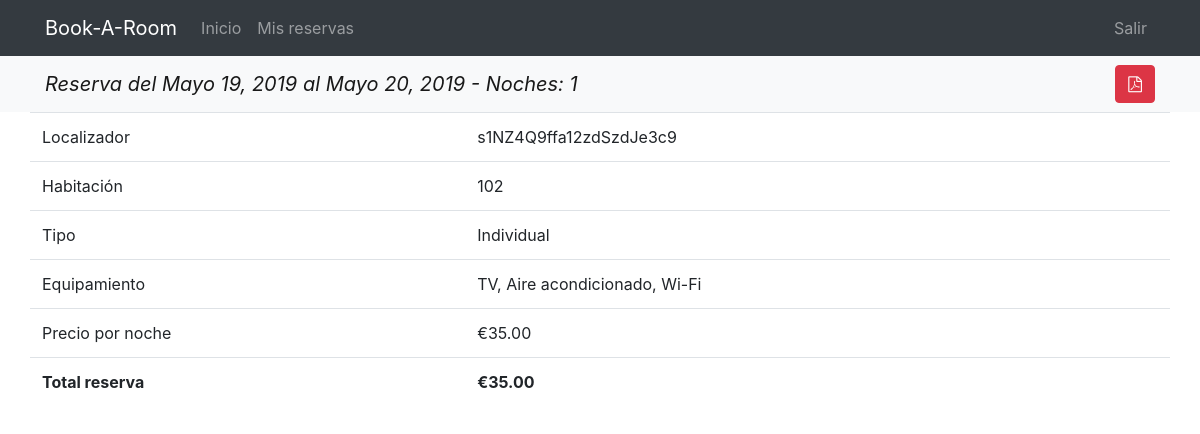
/booking/detail/4/ (signed in), run on the app's committed database.
### booking/models.py (models this page shows, shortened)
class Reservation(models.Model):
    number = models.CharField(max_length=32, verbose_name='Localizador')
    guest = models.ForeignKey(User, verbose_name='Huésped', on_delete=models.CASCADE)
    check_in = models.DateField(verbose_name='Fecha ingreso')
    check_out = models.DateField(verbose_name='Fecha salida')
    room = models.ForeignKey(Room, verbose_name='Habitación', on_delete=models.CASCADE, related_name='room_reservation')
    card_number = models.CharField(max_length=19, verbose_name='Número de tarjeta')
    expiry_month = models.CharField(max_length=2, verbose_name='Mes expiración')
    expiry_year = models.CharField(max_length=2, verbose_name='Año expiración')
    comments = models.TextField(verbose_name='Comentarios', null=True, blank=True)
    total = models.DecimalField(max_digits=15, decimal_places=2, verbose_name='Total reserva')
    created = models.DateTimeField(auto_now_add=True, verbose_name='Fecha reserva')
    class Meta:
        verbose_name = 'Reserva'
    def total_nights(self):
        return (self.check_out - self.check_in).days

### core/models.py (models this page shows, shortened)
class Room(models.Model):
    number = models.SmallIntegerField(verbose_name='Número de habitación', unique=True)
    type = models.ForeignKey(RoomType,
                             verbose_name='Tipo de habitación',
                             related_name='room_type',
                             on_delete=models.CASCADE)
    facilities = models.ManyToManyField(RoomFacility, verbose_name='Equipamiento', related_name='room_facilities')
    status = models.ForeignKey(RoomStatus,
                               verbose_name='Estado de la habitación',
                               related_name='room_status',
                               on_delete=models.CASCADE)
    price = models.DecimalField(max_digits=12, decimal_places=2, verbose_name='Precio')
    class Meta:
        verbose_name = 'Habitación'
        verbose_name_plural = 'Habitaciones'

class RoomType(models.Model):
    name = models.CharField(max_length=50, verbose_name='Nombre')
    capacity = models.SmallIntegerField(verbose_name='Capacidad (personas)')
    class Meta:
        verbose_name = 'Tipo de habitación'
        verbose_name_plural = 'Tipos de habitaciones'
    def __str__(self):
        return self.name

class RoomFacility(models.Model):
    name = models.CharField(max_length=50, verbose_name='Nombre')
    class Meta:
        verbose_name = 'Equipamiento de la habitación'
        verbose_name_plural = 'Equipamientos de las habitaciones'
    def __str__(self):
        return self.name

### booking/views.py (the view)
# urls.py: path('detail/<int:pk>/', ReservationDetail.as_view(), name='detail'),
class ReservationDetail(LoginRequiredMixin, DetailView):
    model = Reservation
    def get_queryset(self):
        queryset = super(ReservationDetail, self).get_queryset()
        return queryset.filter(guest=self.request.user)

### booking/templates/booking/reservation_detail.html (shortened to what this page needs)
{% extends 'core/base.html' %}
{% load extras %}
{% block content %}
<nav class="navbar navbar-expand-lg navbar-light bg-light">
    <div class="container">
        <span class="navbar-brand" href="#"><i>Reserva del {{ reservation.check_in }} al {{ reservation.check_out }} - Noches: {{ reservation.total_nights }}</i></span>
        <a href="{% url 'booking:pdf' reservation.id %}" target="_blank" class="btn btn-danger ml-4"><i class="fa fa-file-pdf-o"></i></a>
    </div>
</nav>
<div class="container">
    <div class="row justify-content-center">
        <table class="table">
            <tr>
                <td>Localizador</td>
                <td>{{ reservation.number }}
                </td>
            </tr>
            <tr>
                <td>Habitación</td>
                <td>{{ reservation.room.number }}</td>
            </tr>
            <tr>
                <td>Tipo</td>
                <td>{{ reservation.room.type }}</td>
            </tr>
            <tr>
                <td>Equipamiento</td>
                <td>
                {% for facility in reservation.room.facilities.all %}
                {{ facility }}{% if not forloop.last %},{% endif %}
                {% endfor %}
                </td>
            </tr>
            <tr>
                <td>Precio por noche</td>
                <td>€{{ reservation.room.price }}</td>
            </tr>
            <tfoot>
                <tr>
                    <td><b>Total reserva</b></td>
                    <td><b>€{{ reservation.total }}</b></td>
                </tr>
            </tfoot>
        </table>
    </div>
</div>
{% endblock %}

### core/static/core/css/main.css (style rules this page uses)
:root { --jumbotron-padding-y: 3rem; }

### data on the page
Reservation: check_in "Mayo 19, 2019", check_out "Mayo 20, 2019", total_nights "1", number "s1NZ4Q9ffa12zdSzdJe3c9", room.number "102", room.type "Individual", room.price "35.00", total "35.00"
RoomFacility: name "TV"
RoomFacility: name "Aire acondicionado"
RoomFacility: name "Wi-Fi"
